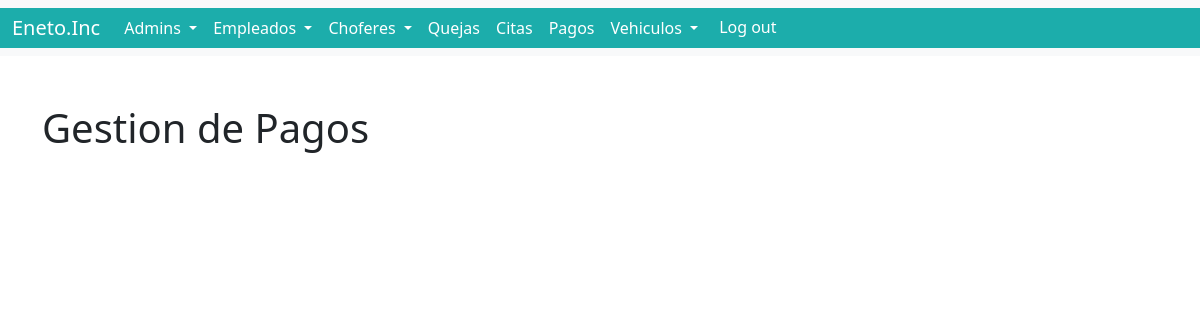
The page /pagosAdmin.php (signed in) on the database as committed earlier.
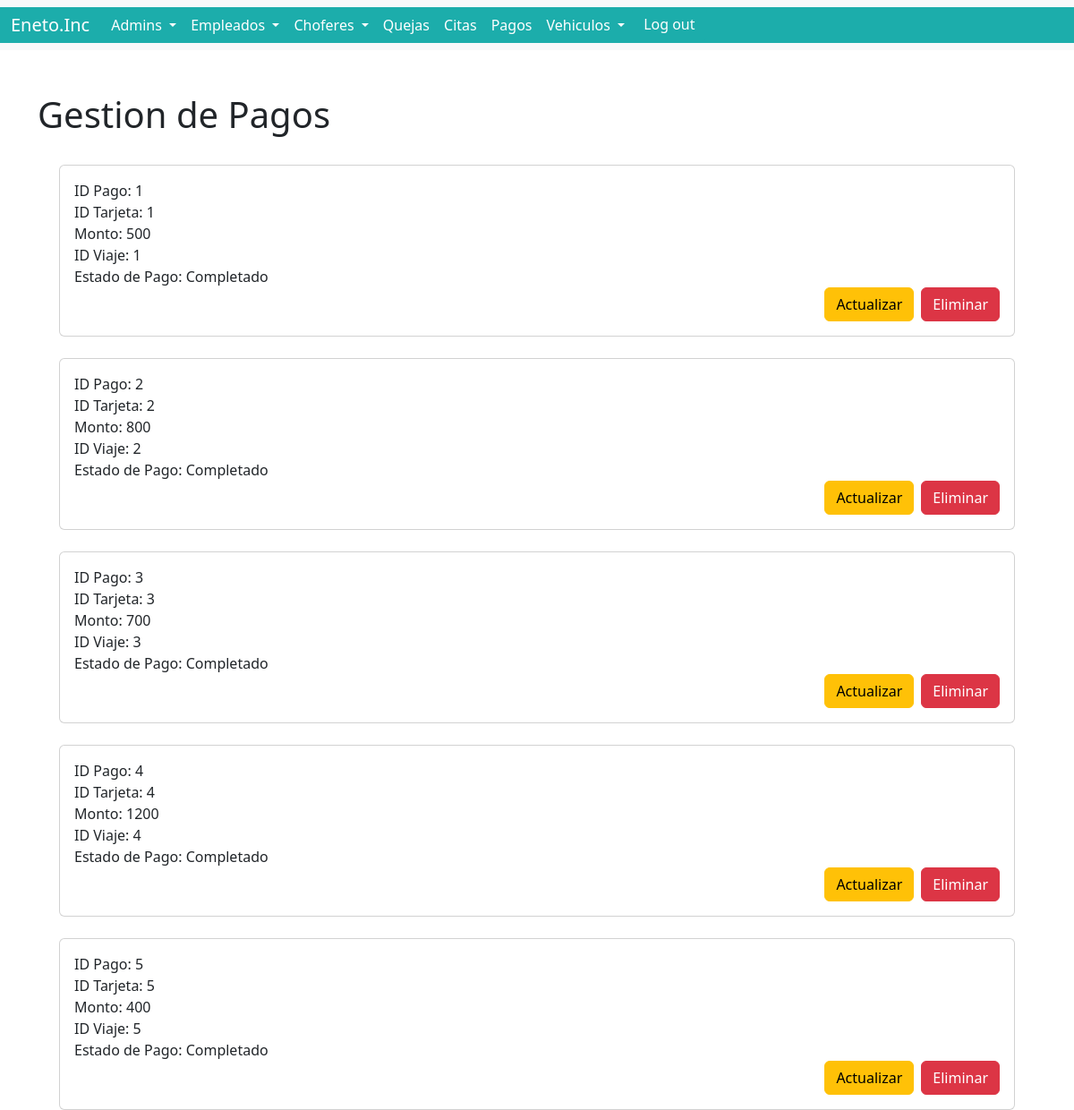
The same page on the database as committed later.
### tables this page shows
create table pagos(idPago int primary key auto_increment,
                    idTarjeta int not null,
                    monto int not null,
                    idViaje int not null,
                    estadoPago boolean not null,
                    foreign key(idTarjeta) references tarjetas(idTarjeta) on delete cascade on update cascade,
                    foreign key(idViaje) references viajes(idViaje) on delete cascade on update cascade,
                    createdAt TIMESTAMP default CURRENT_TIMESTAMP,
                    updatedAt timestamp default current_timestamp on update CURRENT_TIMESTAMP);

### pagosAdmin.php (the view, shortened to what this page needs)
<?php
$cnn = new mysqli("localhost", "root", "eneto", "eneto");
$consul = $cnn->query("SELECT idPago, idTarjeta, monto, idViaje, estadoPago, createdAt FROM pagos");
$tablas = "";
while ($ren = $consul->fetch_array(MYSQLI_ASSOC)) {
    $estadoPago = $ren['estadoPago'] == 1 ? 'Completado' : 'Pendiente';
    $tablas .= "<br>
    <div class='container-fluid'>
        <div class='container mt-9'>
            <div class='column justify-content-center'>
                <div class='col-lg-12'>
                    <div class='card'>
                        <div class='card-body'>
                            <div class='form-group'>
                                <label for=''>ID Pago: {$ren['idPago']}</label>
                            </div>
                            <div class='form-group'>
                                <label for=''>ID Tarjeta: {$ren['idTarjeta']}</label>
                            </div>
                            <div class='form-group'>
                                <label for=''>Monto: {$ren['monto']}</label>
                            </div>
                            <div class='form-group'>
                                <label for=''>ID Viaje: {$ren['idViaje']}</label>
                            </div>
                            <div class='form-group'>
                                <label for=''>Estado de Pago: {$estadoPago}</label>
                            </div>
                            <div class='d-flex justify-content-end'>
                                <button type='button' class='btn btn-warning me-2' data-bs-toggle='modal' data-bs-target='#modalModificar{$ren['idPago']}'>
                                    Actualizar
                                </button>
                                <button type='button' class='btn btn-danger' data-bs-toggle='modal' data-bs-target='#modalEliminar{$ren['idPago']}'>
                                    Eliminar
                                </button>
                            </div>
                        </div>
                    </div>
                </div>
            </div>
        </div>
    </div>
    <div class='modal fade' id='modalModificar{$ren['idPago']}' tabindex='-1' aria-labelledby='modalModificarLabel' aria-hidden='true'>
                    <form action='pagosAdmin.php' method='POST' id='formModificar{$ren['idPago']}'>
                        <input type='hidden' name='idPago' value='{$ren['idPago']}'>
                            <label for='monto{$ren['idPago']}' class='form-label'>Monto</label>
                            <input type='number' class='form-control' id='monto{$ren['idPago']}' name='monto' value='{$ren['monto']}' required>
                            <label for='idTarjeta{$ren['idPago']}' class='form-label'>ID Tarjeta</label>
                            <input type='text' class='form-control' id='idTarjeta{$ren['idPago']}' name='idTarjeta' value='{$ren['idTarjeta']}' readonly  required>
                            <label for='idViaje{$ren['idPago']}' class='form-label'>ID Viaje</label>
                            <input type='number' class='form-control' id='idViaje{$ren['idPago']}' name='idViaje' value='{$ren['idViaje']}' readonly  required>
                            <label for='estadoPago{$ren['idPago']}' class='form-label'>Estado de Pago</label>
                            <select class='form-control' id='estadoPago{$ren['idPago']}' name='estadoPago'>
                                <option value='1' " . ($ren['estadoPago'] == 1 ? 'selected' : '') . ">Completado</option>
                                <option value='0' " . ($ren['estadoPago'] == 0 ? 'selected' : '') . ">Pendiente</option>
                            </select>
                    </form>
                    <button type='submit' class='btn btn-primary' form='formModificar{$ren['idPago']}' name='modificar'>Guardar Cambios</button>
    </div>
    <div class='modal fade' id='modalEliminar{$ren['idPago']}' tabindex='-1' aria-labelledby='modalEliminarLabel' aria-hidden='true'>
                        <input type='hidden' name='idPago' value='{$ren['idPago']}'>
    </div>
    ";
}
?>
<!DOCTYPE html>
<html lang="es">
<head>
    <link href="https://cdn.jsdelivr.net/npm/bootstrap@5.3.0-alpha1/dist/css/bootstrap.min.css" rel="stylesheet">
    <link rel="stylesheet" href="css/barra.css">
    <link rel="stylesheet" href="css/estilos.css">
</head>
<body>
<nav class="navbar navbar-expand-lg bg-body-tertiary color">
    <div class="container-fluid color">
      <a class="navbar-brand white" href="#">Eneto.Inc</a>
      <div class="collapse navbar-collapse" id="navbarNav">
        <ul class="navbar-nav color">
          <li class="nav-item dropdown">
            <a class="nav-link dropdown-toggle white" href="#" id="navbarDropdown" role="button" data-bs-toggle="dropdown" aria-haspopup="true" aria-expanded="false">
              Admins
            </a>
          </li>
          <li class="nav-item dropdown">
            <a class="nav-link dropdown-toggle white" href="#" id="navbarDropdown" role="button" data-bs-toggle="dropdown" aria-haspopup="true" aria-expanded="false">
              Empleados
            </a>
          </li>
          <li class="nav-item dropdown">
            <a class="nav-link dropdown-toggle white" href="#" id="navbarDropdown" role="button" data-bs-toggle="dropdown" aria-haspopup="true" aria-expanded="false">
              Choferes
            </a>
          </li>
          <li class="nav-item">
            <a class="nav-link white" href="QuejasAdmin.php">Quejas</a>
          </li>
          <li class="nav-item">
            <a class="nav-link white" href="CitasAdmin.php">Citas</a>
          </li>
          <li class="nav-item">
            <a class="nav-link white" href="pagos.php">Pagos</a>
          </li>
          <li class="nav-item dropdown">
              <a class="nav-link dropdown-toggle white" href="#" id="navbarDropdown" role="button" data-bs-toggle="dropdown" aria-haspopup="true" aria-expanded="false">
                  Vehiculos
              </a>
          </li>
          <li class="nav-item">
            <form action="" method="post" name="logout" id="logout">
              <button type='submit' form='logout' class='btn color white'>Log out</button>
            </form>
          </li>
        </ul>
      </div>
    </div>
  </nav>
    <div class="container mt-5">
        <h1>Gestion de Pagos</h1>
        <?= $tablas ?>
    </div>
</body>
</html>

### css/barra.css (style rules this page uses)
.color { background-color: #1cadab; color:#1cadab; }
.white { color: white; }

Rows that differ between the two databases and show on the page:
added pagos: idPago "1", idTarjeta "1", monto "500", idViaje "1", estadoPago "Completado"
added pagos: idPago "2", idTarjeta "2", monto "800", idViaje "2", estadoPago "Completado"
added pagos: idPago "3", idTarjeta "3", monto "700", idViaje "3", estadoPago "Completado"
added pagos: idPago "4", idTarjeta "4", monto "1200", idViaje "4", estadoPago "Completado"
added pagos: idPago "5", idTarjeta "5", monto "400", idViaje "5", estadoPago "Completado"
